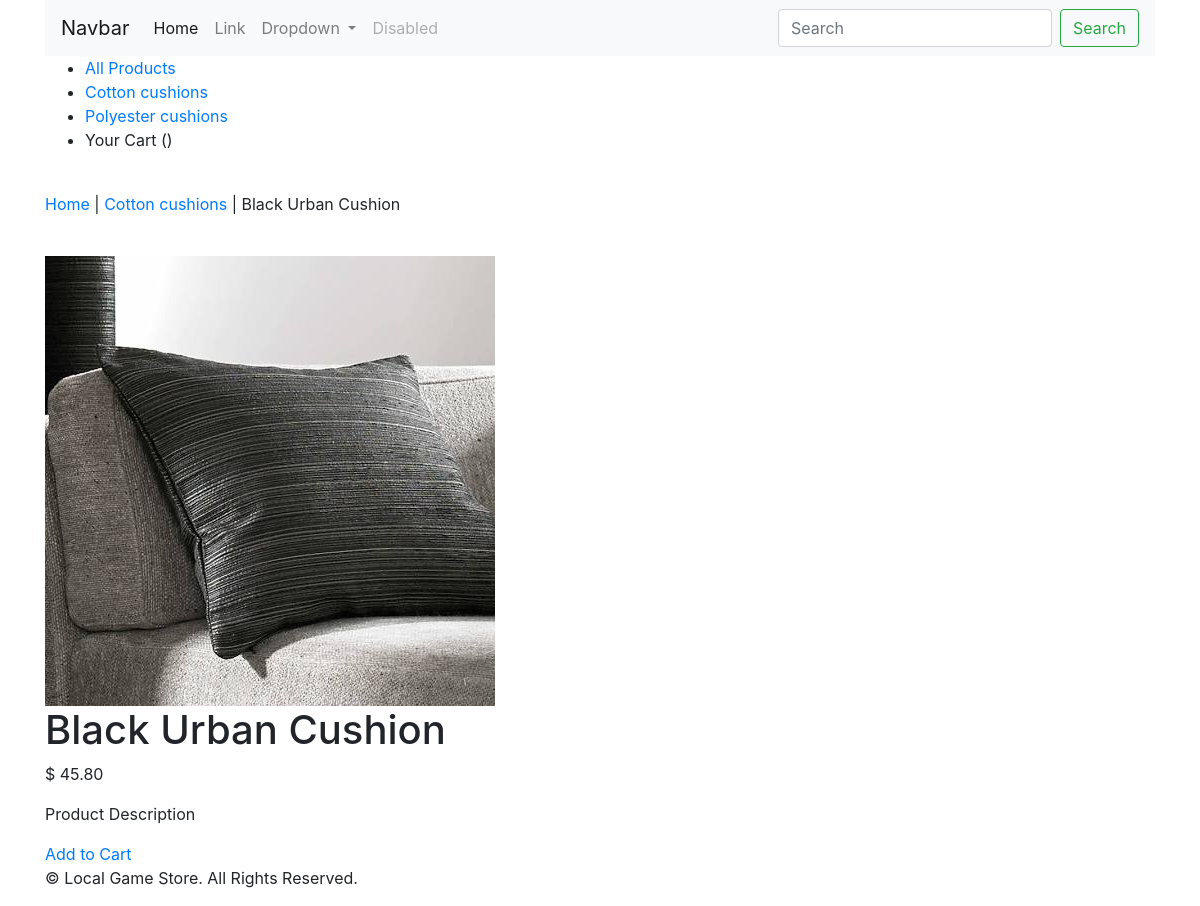
/shop/cotton-cushions/black-urban-cushion, run on the app's committed database.
### shop/models.py (models this page shows, shortened)
class Category(models.Model):
    name = models.CharField(max_length=250, unique=True)
    slug = models.SlugField(max_length=250, unique=True)
    description = models.TextField(blank=True)
    image = models.ImageField(upload_to='category', blank=True)
    class Meta:
        ordering = ('name',)
        verbose_name = 'category'
        verbose_name_plural = 'categories'
    def get_url(self):
        return reverse('shop:products_by_category', args=[self.slug])
    def __str__(self):
        return '{}'.format(self.name)

class Product(models.Model):
    name = models.CharField(max_length=250, unique=True)
    slug = models.SlugField(max_length=250, unique=True)
    description = models.TextField(blank=True)
    category = models.ForeignKey(Category, on_delete=models.CASCADE)
    price = models.DecimalField(max_digits=10, decimal_places=2)
    image = models.ImageField(upload_to='product',blank=True)
    stock = models.IntegerField()
    available = models.BooleanField(default=True)
    created = models.DateTimeField(auto_now_add=True)
    updated = models.DateTimeField(auto_now=True)
    class Meta:
        ordering = ('name',)
        verbose_name = 'product'
        verbose_name_plural = 'products'

### shop/views.py (the view)
# urls.py: path('<slug:c_slug>/<slug:product_slug>', views.ProdCatDetail, name='ProdCatDetail')
def ProdCatDetail(request, c_slug, product_slug):
    try:
        product = Product.objects.get(category__slug=c_slug, slug=product_slug)
    except Exception as e:
        raise # -*- coding: utf-8 -*-
    return render (request, 'shop/product.html', {'product':product})

### shop/context_processors.py (called while the page is built)
def menu_links(request):
    links = Category.objects.all()
    return dict(links=links)

### shop/templates/shop/product.html (shortened to what this page needs)
{% extends "base.html" %}
{% load staticfiles %}
{% block content %}
  <div>
    <div>
      <p><a href="{% url 'shop:allProdCat' %}">Home</a> | <a href="{{ product.category.get_url }}">{{ product.category }}<a> | {{ product.name }}</p>
    </div>
    <div>
        <br>
        <div>
            <div>
                <img src ="{{ product.image.url }}" alt={{ producto.name }}
            </div>
            <div>
              <div>
                  <h1>{{ product.name }}</h1>
                  <p> $ {{ product.price }} </p>
                  <p> Product Description  </p>
                  {% if product.stock <= 0 %}
                      <p><b>Out of Stock </b></p>
                  {% else %}
                      <a href="">Add to Cart</a>
                  {% endif %}
              </div>
            </div>
        </div>
      </div>
    </div>
  {% endblock %}

### shop/templates/navbar.html (shortened to what this page needs)
<nav class="navbar navbar-expand-lg navbar-light bg-light">
  <a class="navbar-brand" href="#">Navbar</a>
  <div class="collapse navbar-collapse" id="navbarSupportedContent">
    <ul class="navbar-nav mr-auto">
      <li class="nav-item active">
        <a class="nav-link" href="#">Home <span class="sr-only">(current)</span></a>
      </li>
      <li class="nav-item">
        <a class="nav-link" href="#">Link</a>
      </li>
      <li class="nav-item dropdown">
        <a class="nav-link dropdown-toggle" href="#" id="navbarDropdown" role="button" data-toggle="dropdown" aria-haspopup="true" aria-expanded="false">
          Dropdown
        </a>
      </li>
      <li class="nav-item">
        <a class="nav-link disabled" href="#" tabindex="-1" aria-disabled="true">Disabled</a>
      </li>
    </ul>
    <form class="form-inline my-2 my-lg-0">
      <input class="form-control mr-sm-2" type="search" placeholder="Search" aria-label="Search">
      <button class="btn btn-outline-success my-2 my-sm-0" type="submit">Search</button>
    </form>
  </div>
</nav>
<nav>
  <ul>
      <li><a href="{% url 'shop:allProdCat' %}">All Products</a></li>
      {% for cat in links %}
          <li><a href="{{cat.get_url}}">{{ cat.name }}</a></li>
      {% endfor %}
      <li>Your Cart () </li>
  </ul>
</nav><br>

### data on the page
Category: name "Cotton cushions"
Category: name "Polyester cushions"
Product: category "Cotton cushions", name "Black Urban Cushion", image (picture), price "45.80"
